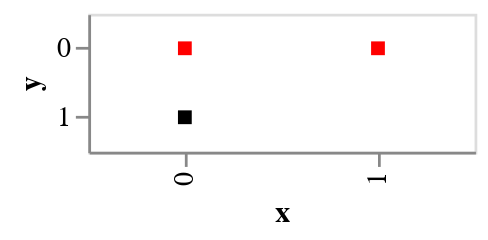

Describe this chart as a Vega-Lite specification.
### Vega-Lite specification from a JSON file in a GitHub repository (floating-point values rounded to 4 significant figures)
{"$schema": "https://vega.github.io/schema/vega-lite/v4.json", "data": {"values": [{"x": 0, "y": 0}, {"x": 1, "y": 0}, {"x": 0, "y": 1}]}, "transform": [{"calculate": "datum.y === 0 ? 'x' : 'y'", "as": "category"}], "mark": {"type": "rect", "width": 5, "height": 5, "color": "steelblue"}, "encoding": {"x": {"field": "x", "type": "ordinal"}, "y": {"field": "y", "type": "ordinal"}, "color": {"field": "category", "type": "nominal", "legend": null, "scale": {"domain": ["x", "y"], "range": ["red", "black"]}}}, "width": 140, "height": 50}
